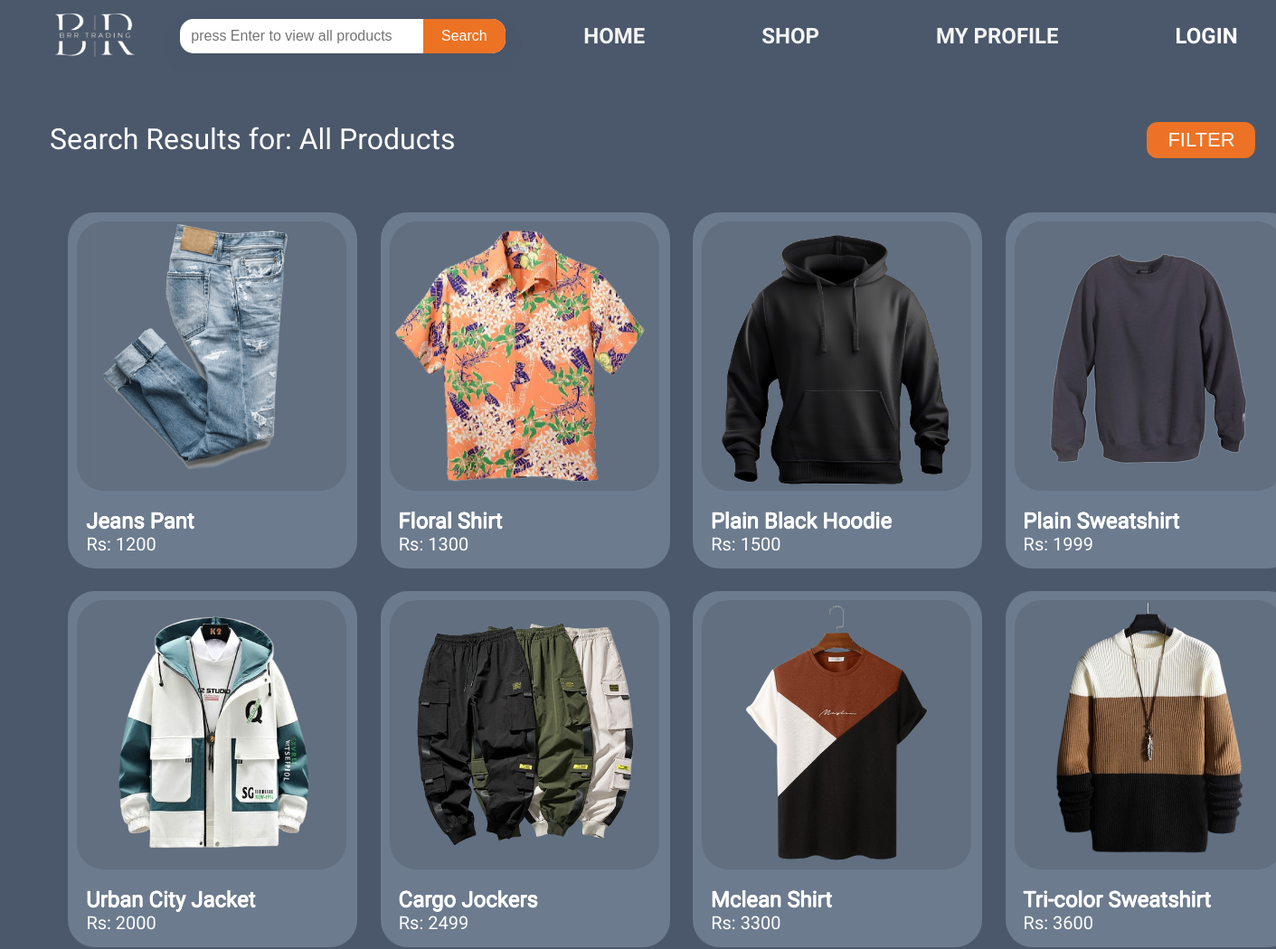
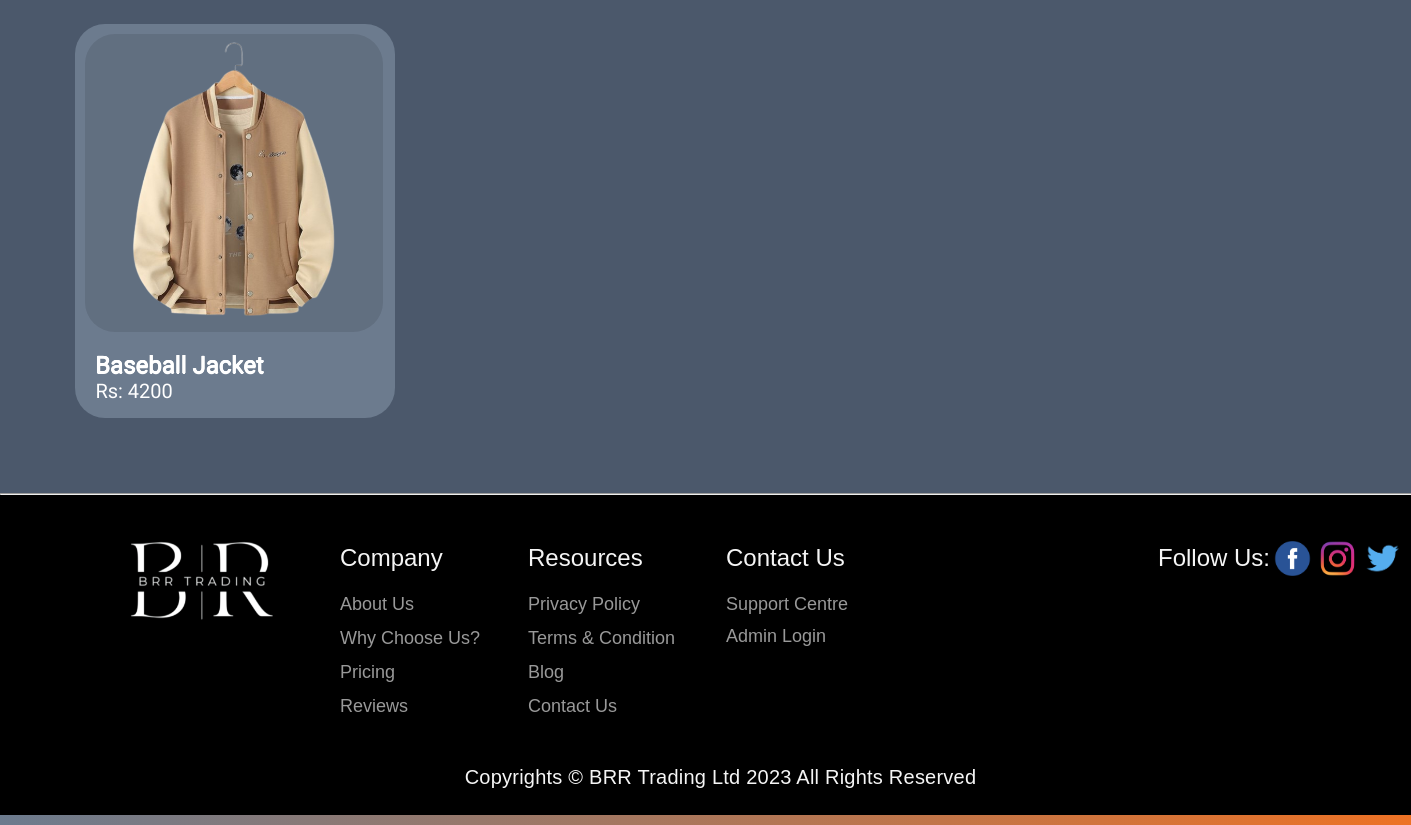
Page /searchProduct.php on the committed database (2 pictures, top to bottom).
### tables this page shows
CREATE TABLE `products` (
  `product_id` int(11) NOT NULL,
  `product_name` varchar(255) NOT NULL,
  `price` int(11) DEFAULT NULL,
  `category` varchar(50) NOT NULL DEFAULT 'Others',
  `product_image` varchar(255) DEFAULT NULL,
  `description` text DEFAULT NULL
);

### searchFilter.php (called while the page is built, shortened)
<?php
$minPrice=isset($_GET['minPrice']) ? $_GET['minPrice'] : 0;
$maxPrice=isset($_GET['maxPrice']) ? $_GET['maxPrice'] : 100000;
if (empty($minPrice) && empty($maxPrice)) {
    $filter = '';
} else {
    $filter = " AND price >= $minPrice AND price <= $maxPrice";
}
$filter1 = "ORDER BY price ASC";
$totalFilter= $filter." ".$filter1;
?>

### searchItems.php (the view)
<div class="product">
<?php echo "<a href='./product/productDetail.php?id=" . $row['product_id'] . "'>"; ?>
        <div class="display">
            <div class="disp"><img src="./<?php echo $row['product_image'] ?>" alt="Product Image"></div>
        </div>
        <div class="product-text">
            <div class="product-name">
                <?php echo $row['product_name'] ?>
            </div>
            <div class="price">Rs:
                <?php echo $row['price'] ?>
            </div>
        </div>
    </a>
</div>

### searchProduct.php (shortened to what this page needs)
<!DOCTYPE html>
<html lang="en">
<?php
$searchTerm = isset($_GET['search']) ? $_GET['search'] : null;
include 'searchFilter.php';
?>
<head>
    <link rel="stylesheet" href="./css/global.css" />
    <link rel="stylesheet" href="./css/searchProduct.css" />
</head>
<body>
    <?php
            include 'nav.php';
    ?>
    <div class="cate-head">
        <div class="cate-text">Search Results for:
            <?php
                $searchTerm = trim($searchTerm);
                if(strtolower($searchTerm) == "all" || $searchTerm == ""){
                    echo "All Products";
                }else{
                    echo $searchTerm;
                }
            ?>
        </div>
        <button class="button" id="filterButton">Filter</button>
    </div>
    <div class="product-grid">
        <?php
        include './database/connectDB.php';
        if($searchTerm=="All" || $searchTerm=="all" || $searchTerm=="ALL || $searchTerm=''"){
            $sql = "SELECT product_id,product_name, price, product_image FROM products";
            $stmt = $conn->prepare($sql);
            $stmt->execute();
            $result = $stmt->get_result();
            if ($result->num_rows > 0) {
                while ($row = $result->fetch_assoc()):
                    include 'searchItems.php';
                endwhile;
            } else {
                echo "<div class='noProduct'>No products found matching the search term.</div>";
            }
            $stmt->close();
        }
        else if($searchTerm !== null){
            $sql = "SELECT product_id,product_name, price, product_image FROM products WHERE product_name LIKE ? $totalFilter";
            $stmt = $conn->prepare($sql);
            $searchTermWithWildcards = "%" . $searchTerm . "%";
            $stmt->bind_param("s", $searchTermWithWildcards);
            $stmt->execute();
            $result = $stmt->get_result();
            if ($result->num_rows > 0) {
                while ($row = $result->fetch_assoc()):
                    include 'searchItems.php';
                endwhile;
            } else {
                echo "<div class='noProduct'>No products found matching the search term.</div>";
            }
        }else {
            echo "<div class='product'>Please enter a search term.</div>";
        }
        ?>
    </div>
    <?php include 'footer.php'; ?>
</body>
</html>

### nav.php
<?php @session_start();
        if(isset($_SESSION['Username']) && $_SESSION['Username']) {
            include 'navLoggedIn.php';
        } else {
            include 'navLoggedOut.php';
        }
?>

### navLoggedOut.php (shortened to what this page needs)
<head>
    <link rel="stylesheet" href="./css/nav.css">
    <link rel="stylesheet" href="./css/modal.css">
</head>
<div class="nav">
    <img class="toplogo-icon" alt="" src="./public/toplogo@2x.png" />
    <?php include 'searchBar.php'; ?>
    <div class="nav-menu"><a href="index.php" id="btn-anker">Home</a></div>
    <div class="nav-menu"><a href="shop.php" id="btn-anker">Shop</a></div>
    <div class="nav-menu"><a href="./myProfile/oops.php" id="btn-anker">My Profile</a></div>
    <div class="nav-menu"><a id="myBtn">Login</a></div>
</div>
        <?php include 'loginScreen.php' ?>

### searchBar.php (shortened to what this page needs)
<!DOCTYPE html>
<html lang="en">
<head>
</head>
<body>
  <div class="search">
    <form id="searchForm" action="searchProduct.php" method="GET">
      <input type="text" id="searchInput" name="search" placeholder="press Enter to view all products" />
      <button type="submit" id="searchButton">Search</button>
    </form>
  </div>
</body>
</html>

### loginScreen.php (shortened to what this page needs)
<!DOCTYPE html>
<html>
<head>
  <link rel="stylesheet" href="./css/global.css" />
  <link rel="stylesheet" href="./css/loginScreen.css" />
</head>
<body>
</body>
</html>

### footer.php
<head>
    <link rel="stylesheet" href="./css/global.css" />
    <link rel="stylesheet" href="./css/footer.css" />
</head>
<body>
    <div class="FOOTER">
        <div class="gradient"></div>
        <hr id='hr'>
        <div class="COPYRIGHT">
            <p class="text-wrapper">Copyrights © BRR Trading Ltd 2023 All Rights Reserved</p>
        </div>
        <div class="FOLLOW-US">
            <div class="div">Follow Us:</div>
            <div class="social-media">
                <img class="facebook" src="./public/facebook-1@2x.png" />
                <img class="insta" src="./public/insta-1@2x.png" />
                <img class="twitter" src="./public/twitter-1@2x.png" />
            </div>
        </div>
        <div class="CONTACT-US">
            <div class="text-wrapper-2">Contact Us</div>
            <div class="text-wrapper-3">Support Centre</div>
            <div class="text-wrapper-4"><a href="./admin/login.php" id="anker">Admin Login</a></div>
        </div>
        <div class="RESOURCES">
            <div class="text-wrapper-2">Resources</div>
            <div class="text-wrapper-3">Privacy Policy</div>
            <div class="text-wrapper-5">Terms &amp; Condition</div>
            <div class="text-wrapper-6">Blog</div>
            <div class="text-wrapper-7">Contact Us</div>
        </div>
        <div class="COMPANY">
            <div class="text-wrapper-2">Company</div>
            <div class="text-wrapper-3">About Us</div>
            <div class="text-wrapper-5">Why Choose Us?</div>
            <div class="text-wrapper-6">Pricing</div>
            <div class="text-wrapper-7">Reviews</div>
        </div>
        <img class="logo" src="./public/logo@2x.png" />
    </div>
</body>

### css/global.css (style rules this page uses)
body { margin: 0; line-height: normal; }
body { overflow-x: hidden; font-family: "tenor sans"; }
a { color: white; text-decoration: none; }

### css/searchProduct.css (style rules this page uses)
* { margin: 0; padding: 0; }
body { background-color: #4b586b; font-family: "Tenor Sans"; color: #fff; }
.cate-head { width: 100%; text-align: left; font-size: 32px; padding-top: 56px; }
.cate-head>div { float: left; }
.cate-text { padding-left: 3.9%; width: 86%; }
.button { text-transform: uppercase; font-weight: 400; border-radius: 12px; background-color: #ed7225; width: 120px; height: 40px; display: flex; flex-direction: row; align-items: center; justify-content: center; padding: 12px 33px; box-sizing: border-box; gap: 16px; text-align: center; font-size: 22px; color: #fcfcfc; }
.product-grid { position: relative; width: 100%; overflow: hidden; text-align: center; font-size: 24px; padding: 50px; }
.product-grid>.product { float: left; margin-left: 1.8%; margin-bottom: 1.8%; }
.product { width: 320px; height: 394px; border-radius: 30px; background-color: #6c7b8e; }
.display { height: 80.45%; width: 93.13%; padding: 10px 0 0 10px; }
.disp { height: 298px; width: 298px; top: 0; right: 0; bottom: 0; left: 0; border-radius: 30px; background-color: rgba(0, 0, 0, 0.1); }
.product-text { text-align: left; padding-left: 20px; }
.product-name { top: 0; font-size: 24px; text-shadow: 0.5px 0 0#fff, 0 0.5px 0#fff, -0.5px 0 0#fff, 0-0.5px 0#fff; }
.product { font-size: 20px; }
button { background-color: #ed7225; color: #fff; border: none; padding: 10px 20px; border-radius: 8px; margin-bottom: 10px; }
.display .disp { overflow: hidden; display: flex; justify-content: center; align-items: center; }
.display .disp img { max-width: 100%; max-height: 100%; height: auto; width: auto; }
.search input, .search button { margin: 0; padding: 10px 20px; }

### css/nav.css (style rules this page uses)
.toplogo-icon { position: relative; width: 100px; height: 70px; object-fit: cover; }
.nav, .nav-buttons { position: relative; width: 185px; height: 39.37px; text-transform: uppercase; }
.nav { width: 100%; height: 79px; overflow: hidden; display: flex; flex-direction: row; flex-wrap: wrap; align-items: center; justify-content: space-between; text-align: center; font-size: 24px; color: #f5f5f5; font-family: "Tenor Sans"; background-color: #6c7b8e; }
.nav>.nav-menu { padding: 0 3%; font-weight: 700; }
.toplogo-icon { margin-left: 55px; }
#btn-anker { text-decoration: none; color: #f5f5f5; }
.nav { background-color: #4b586b; }
.nav { position: sticky; top: 0; z-index: 1; }

### searchBar.php (style rules this page uses)
.search { padding-left: 2px; background: #E8EBF3; font-family: 'Varela Round', sans-serif; display: flex; justify-content: center; align-items: center; margin: 0; background: #ffffff; border-radius: 15px; display: flex; align-items: center; box-shadow: 0 10px 30px rgba(65, 72, 86, .05); }
.search input[type="text"] { font: 400 16px 'Varela Round', sans-serif; color: #414856; border: none; outline: none; padding: 10px 20px 10px 10px ; border-radius: 15px 0 0 15px; width: 230px; }
.search button { background: #EC7224; color: white; border: none; padding: 10px 20px; border-radius: 0 15px 15px 0; cursor: pointer; font: 400 16px 'Varela Round', sans-serif; transition: background 0.3s ease; }

### rows in the picture
products: product_image (picture), product_name "Jeans Pant", price "1200"
products: product_image (picture), product_name "Floral Shirt", price "1300"
products: product_image (picture), product_name "Plain Black Hoodie", price "1500"
products: product_image (picture), product_name "Plain Sweatshirt", price "1999"
products: product_image (picture), product_name "Urban City Jacket", price "2000"
products: product_image (picture), product_name "Cargo Jockers", price "2499"
products: product_image (picture), product_name "Mclean Shirt", price "3300"
products: product_image (picture), product_name "Tri-color Sweatshirt", price "3600"
products: product_image (picture), product_name "Baseball Jacket", price "4200"
